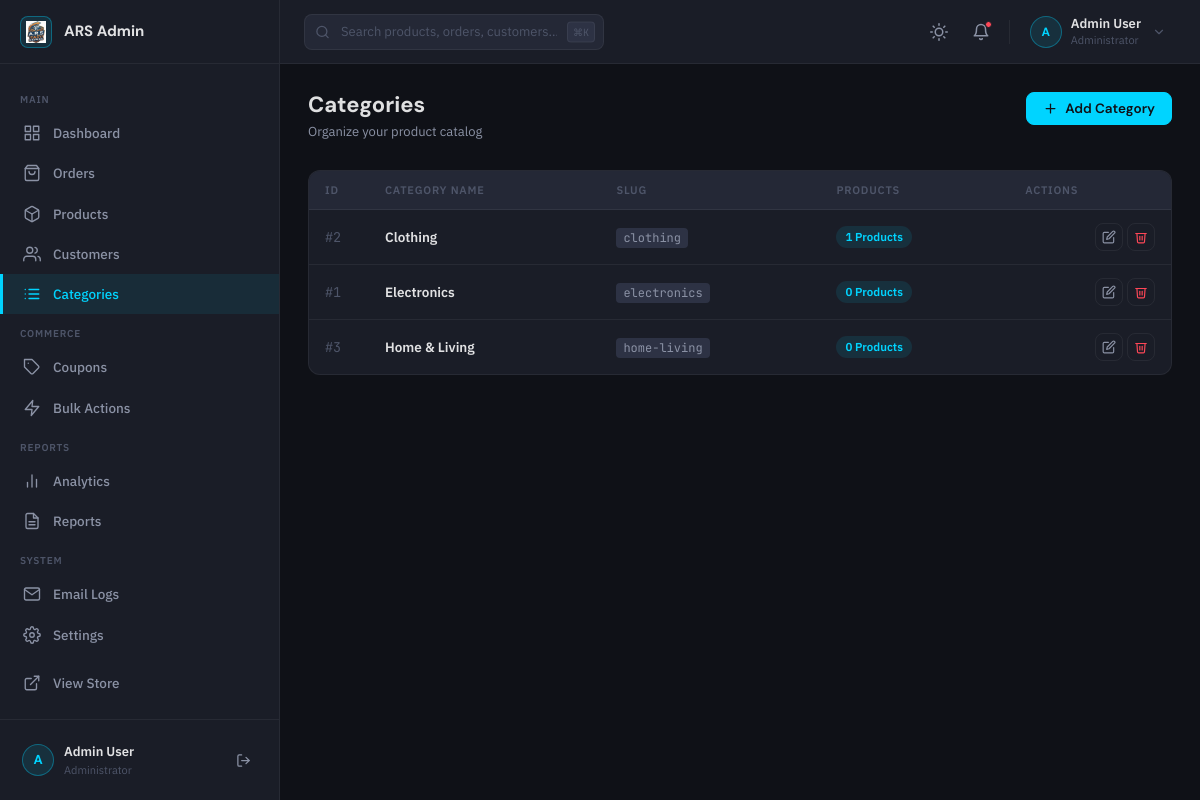
Screenshot of /admin/categories.php (signed in) with the database file from the repository.
### tables this page shows
CREATE TABLE `categories` (
  `id` int(11) NOT NULL AUTO_INCREMENT,
  `name` varchar(100) NOT NULL,
  `slug` varchar(100) NOT NULL,
  PRIMARY KEY (`id`),
  UNIQUE KEY `slug` (`slug`)
);

### admin/categories.php (the view, shortened to what this page needs)
<?php
require_once __DIR__ . '/auth_check.php';
require_once __DIR__ . '/layout-parts.php';
$stmt = $pdo->query("
    SELECT c.*, COUNT(p.id) as product_count
    FROM categories c
    LEFT JOIN products p ON c.id = p.category_id
    GROUP BY c.id
    ORDER BY c.name ASC
");
$categories = $stmt->fetchAll();
admin_header('Categories', 'categories');
?>
<div class="page-header">
    <div>
        <h1 class="page-title">Categories</h1>
        <p class="page-subtitle">Organize your product catalog</p>
    </div>
    <div class="page-actions">
        <button class="btn btn-primary" onclick="openCategoryModal()">
            <svg width="15" height="15" viewBox="0 0 24 24" fill="none" stroke="currentColor" stroke-width="2" stroke-linecap="round" stroke-linejoin="round"><line x1="12" y1="5" x2="12" y2="19"/><line x1="5" y1="12" x2="19" y2="12"/></svg>
            Add Category
        </button>
    </div>
</div>
<div class="table-wrapper">
    <div class="table-scroll">
        <table class="data-table">
            <thead>
                <tr>
                    <th style="width:60px;">ID</th>
                    <th>Category Name</th>
                    <th>Slug</th>
                    <th>Products</th>
                    <th class="col-actions">Actions</th>
                </tr>
            </thead>
            <tbody>
                <?php foreach ($categories as $cat): ?>
                <tr>
                    <td style="font-family:var(--font-mono);color:var(--text-muted);">#<?php echo $cat['id']; ?></td>
                    <td style="font-weight:600;"><?php echo htmlspecialchars($cat['name']); ?></td>
                    <td><code style="background:var(--bg-overlay);padding:2px 7px;border-radius:var(--r-sm);font-family:var(--font-mono);font-size:12px;color:var(--text-secondary);"><?php echo htmlspecialchars($cat['slug']); ?></code></td>
                    <td><span class="badge badge-info"><?php echo $cat['product_count']; ?> Products</span></td>
                    <td class="col-actions">
                        <div class="actions-cell">
                            <button class="btn btn-ghost btn-sm btn-icon" title="Edit"
                                onclick="openCategoryModal(<?php echo $cat['id']; ?>, '<?php echo addslashes($cat['name']); ?>', '<?php echo addslashes($cat['slug']); ?>')">
                                <svg viewBox="0 0 24 24" fill="none" stroke="currentColor" stroke-width="2" stroke-linecap="round" stroke-linejoin="round" style="width:14px;height:14px;"><path d="M11 4H4a2 2 0 00-2 2v14a2 2 0 002 2h14a2 2 0 002-2v-7"/><path d="M18.5 2.5a2.121 2.121 0 013 3L12 15l-4 1 1-4 9.5-9.5z"/></svg>
                            </button>
                            <form action="category-action.php" method="POST" style="display:inline;"
                                onsubmit="return confirm('Delete this category? Products will become uncategorized.')">
                                <button type="submit" class="btn btn-ghost btn-sm btn-icon" style="color:var(--danger);" title="Delete">
                                    <svg viewBox="0 0 24 24" fill="none" stroke="currentColor" stroke-width="2" stroke-linecap="round" stroke-linejoin="round" style="width:14px;height:14px;"><polyline points="3 6 5 6 21 6"/><path d="M19 6l-1 14a2 2 0 01-2 2H8a2 2 0 01-2-2L5 6"/><path d="M10 11v6"/><path d="M14 11v6"/></svg>
                                </button>
                            </form>
                        </div>
                    </td>
                </tr>
                <?php endforeach; ?>
            </tbody>
        </table>
    </div>
</div>
<?php admin_footer(); ?>

### admin/layout-parts.php (shortened to what this page needs)
<?php
function admin_header($title = 'Admin Dashboard', $active_page = 'dashboard') {
    $site_url = defined('SITE_URL') ? rtrim(SITE_URL, '/') : '';
    $user_name = $_SESSION['user_name'] ?? 'Admin';
    $initial   = strtoupper(substr($user_name, 0, 1));
    function nav_active($page, $active) {
        return $page === $active ? 'nav-item active' : 'nav-item';
    }
    ?>
<!DOCTYPE html>
<html lang="en">
<head>
    <link rel="stylesheet" href="../assets/css/admin.css">
</head>
<body class="admin">
<div class="admin-shell">
    <aside class="admin-sidebar" id="admin-sidebar">
        <div class="sidebar-brand">
            <div class="sidebar-brand-logo">
                <?php if (file_exists(__DIR__ . '/../assets/logo.jpeg')): ?>
                    <img src="../assets/logo.jpeg" alt="ARS Logo">
                <?php else: ?>
                    <svg width="16" height="16" viewBox="0 0 24 24" fill="none" stroke="#00D4FF" stroke-width="2.5" stroke-linecap="round" stroke-linejoin="round"><path d="M6 2L3 6v14a2 2 0 002 2h14a2 2 0 002-2V6l-3-4z"/><line x1="3" y1="6" x2="21" y2="6"/><path d="M16 10a4 4 0 01-8 0"/></svg>
                <?php endif; ?>
            </div>
            <span class="sidebar-brand-name">ARS Admin</span>
        </div>
        <nav class="sidebar-nav" aria-label="Admin Navigation">
            <div class="sidebar-section-label">Main</div>
            <a href="<?php echo $site_url; ?>/admin/dashboard.php" class="<?php echo nav_active('dashboard', $active_page); ?>">
                <span class="nav-item-icon"><svg viewBox="0 0 24 24" fill="none" stroke="currentColor" stroke-width="1.8" stroke-linecap="round" stroke-linejoin="round"><rect x="3" y="3" width="7" height="7"/><rect x="14" y="3" width="7" height="7"/><rect x="14" y="14" width="7" height="7"/><rect x="3" y="14" width="7" height="7"/></svg></span>
                <span class="nav-item-label">Dashboard</span>
            </a>
            <a href="<?php echo $site_url; ?>/admin/orders.php" class="<?php echo nav_active('orders', $active_page); ?>">
                <span class="nav-item-icon"><svg viewBox="0 0 24 24" fill="none" stroke="currentColor" stroke-width="1.8" stroke-linecap="round" stroke-linejoin="round"><path d="M6 2L3 6v14a2 2 0 002 2h14a2 2 0 002-2V6l-3-4z"/><line x1="3" y1="6" x2="21" y2="6"/><path d="M16 10a4 4 0 01-8 0"/></svg></span>
                <span class="nav-item-label">Orders</span>
            </a>
            <a href="<?php echo $site_url; ?>/admin/products.php" class="<?php echo nav_active('products', $active_page); ?>">
                <span class="nav-item-icon"></span>
                <span class="nav-item-label">Products</span>
            </a>
            <a href="<?php echo $site_url; ?>/admin/customers.php" class="<?php echo nav_active('customers', $active_page); ?>">
                <span class="nav-item-icon"><svg viewBox="0 0 24 24" fill="none" stroke="currentColor" stroke-width="1.8" stroke-linecap="round" stroke-linejoin="round"><path d="M17 21v-2a4 4 0 00-4-4H5a4 4 0 00-4 4v2"/><circle cx="9" cy="7" r="4"/><path d="M23 21v-2a4 4 0 00-3-3.87"/><path d="M16 3.13a4 4 0 010 7.75"/></svg></span>
                <span class="nav-item-label">Customers</span>
            </a>
            <a href="<?php echo $site_url; ?>/admin/categories.php" class="<?php echo nav_active('categories', $active_page); ?>">
                <span class="nav-item-icon"></span>
                <span class="nav-item-label">Categories</span>
            </a>
            <div class="sidebar-section-label">Commerce</div>
            <a href="<?php echo $site_url; ?>/admin/coupons.php" class="<?php echo nav_active('coupons', $active_page); ?>">
                <span class="nav-item-icon"><svg viewBox="0 0 24 24" fill="none" stroke="currentColor" stroke-width="1.8" stroke-linecap="round" stroke-linejoin="round"><path d="M20.59 13.41l-7.17 7.17a2 2 0 01-2.83 0L2 12V2h10l8.59 8.59a2 2 0 010 2.82z"/><line x1="7" y1="7" x2="7.01" y2="7"/></svg></span>
                <span class="nav-item-label">Coupons</span>
            </a>
            <a href="<?php echo $site_url; ?>/admin/bulk-actions.php" class="<?php echo nav_active('bulk-actions', $active_page); ?>">
                <span class="nav-item-icon"><svg viewBox="0 0 24 24" fill="none" stroke="currentColor" stroke-width="1.8" stroke-linecap="round" stroke-linejoin="round"><polygon points="13 2 3 14 12 14 11 22 21 10 12 10 13 2"/></svg></span>
                <span class="nav-item-label">Bulk Actions</span>
            </a>
            <div class="sidebar-section-label">Reports</div>
            <a href="<?php echo $site_url; ?>/admin/analytics.php" class="<?php echo nav_active('analytics', $active_page); ?>">
                <span class="nav-item-icon"><svg viewBox="0 0 24 24" fill="none" stroke="currentColor" stroke-width="1.8" stroke-linecap="round" stroke-linejoin="round"><line x1="18" y1="20" x2="18" y2="10"/><line x1="12" y1="20" x2="12" y2="4"/><line x1="6" y1="20" x2="6" y2="14"/></svg></span>
                <span class="nav-item-label">Analytics</span>
            </a>
            <a href="<?php echo $site_url; ?>/admin/reports.php" class="<?php echo nav_active('reports', $active_page); ?>">
                <span class="nav-item-icon"><svg viewBox="0 0 24 24" fill="none" stroke="currentColor" stroke-width="1.8" stroke-linecap="round" stroke-linejoin="round"><path d="M14 2H6a2 2 0 00-2 2v16a2 2 0 002 2h12a2 2 0 002-2V8z"/><polyline points="14 2 14 8 20 8"/><line x1="16" y1="13" x2="8" y2="13"/><line x1="16" y1="17" x2="8" y2="17"/></svg></span>
                <span class="nav-item-label">Reports</span>
            </a>
            <div class="sidebar-section-label">System</div>
            <a href="<?php echo $site_url; ?>/admin/email-logs.php" class="<?php echo nav_active('email-logs', $active_page); ?>">
                <span class="nav-item-icon"><svg viewBox="0 0 24 24" fill="none" stroke="currentColor" stroke-width="1.8" stroke-linecap="round" stroke-linejoin="round"><path d="M4 4h16c1.1 0 2 .9 2 2v12c0 1.1-.9 2-2 2H4c-1.1 0-2-.9-2-2V6c0-1.1.9-2 2-2z"/><polyline points="22,6 12,13 2,6"/></svg></span>
                <span class="nav-item-label">Email Logs</span>
            </a>
            <a href="<?php echo $site_url; ?>/admin/settings.php" class="<?php echo nav_active('settings', $active_page); ?>">
                <span class="nav-item-icon"></span>
                <span class="nav-item-label">Settings</span>
            </a>
            <a href="<?php echo $site_url; ?>/index.php" target="_blank" class="nav-item" style="margin-top:8px;">
                <span class="nav-item-icon"><svg viewBox="0 0 24 24" fill="none" stroke="currentColor" stroke-width="1.8" stroke-linecap="round" stroke-linejoin="round"><path d="M18 13v6a2 2 0 01-2 2H5a2 2 0 01-2-2V8a2 2 0 012-2h6"/><polyline points="15 3 21 3 21 9"/><line x1="10" y1="14" x2="21" y2="3"/></svg></span>
                <span class="nav-item-label">View Store</span>
            </a>
        </nav>
        <div class="sidebar-footer">
            <div class="sidebar-user">
                <div class="sidebar-avatar"><?php echo $initial; ?></div>
                <div class="sidebar-user-info">
                    <div class="sidebar-user-name"><?php echo htmlspecialchars($user_name); ?></div>
                    <div class="sidebar-user-role">Administrator</div>
                </div>
                <a href="<?php echo $site_url; ?>/auth/logout.php" class="sidebar-logout" title="Logout">
                    <svg width="15" height="15" viewBox="0 0 24 24" fill="none" stroke="currentColor" stroke-width="2" stroke-linecap="round" stroke-linejoin="round"><path d="M9 21H5a2 2 0 01-2-2V5a2 2 0 012-2h4"/><polyline points="16 17 21 12 16 7"/><line x1="21" y1="12" x2="9" y2="12"/></svg>
                </a>
            </div>
        </div>
    </aside>
    <div class="admin-main-wrapper">
        <header class="admin-topbar">
            <div class="topbar-left">
                <div class="topbar-search">
                    <input type="text" placeholder="Search products, orders, customers…" aria-label="Global search">
                    <span class="topbar-shortcut">⌘K</span>
                </div>
            </div>
            <div class="topbar-right">
                <button class="topbar-btn" id="theme-toggle" title="Switch to light mode" aria-label="Toggle theme">
                </button>
                <button class="topbar-btn" title="Notifications" aria-label="Notifications">
                    <svg width="18" height="18" viewBox="0 0 24 24" fill="none" stroke="currentColor" stroke-width="2" stroke-linecap="round" stroke-linejoin="round"><path d="M18 8A6 6 0 006 8c0 7-3 9-3 9h18s-3-2-3-9"/><path d="M13.73 21a2 2 0 01-3.46 0"/></svg>
                    <span class="topbar-notif-dot"></span>
                </button>
                <div class="topbar-user" id="user-dropdown-trigger" aria-haspopup="true" aria-expanded="false">
                    <div class="topbar-avatar"><?php echo $initial; ?></div>
                    <div class="topbar-user-info">
                        <div class="topbar-user-name"><?php echo htmlspecialchars($user_name); ?></div>
                        <div class="topbar-user-role">Administrator</div>
                    </div>
                    <svg width="14" height="14" viewBox="0 0 24 24" fill="none" stroke="currentColor" stroke-width="2" stroke-linecap="round" stroke-linejoin="round" style="color:var(--text-muted);margin-left:2px;"><polyline points="6 9 12 15 18 9"/></svg>
                </div>
            </div>
        </header>
        <div class="admin-topbar-spacer"></div>
        <main class="admin-main">
<?php
}
function admin_footer() {
    ?>
        </main>
    </div>
</div>
</body>
</html>
<?php
}

### rows the page displays
categories: id "2", name "Clothing", slug "clothing", product_count "1"
categories: id "1", name "Electronics", slug "electronics", product_count "0"
categories: id "3", name "Home & Living", slug "home-living", product_count "0"

### other values shown
$initial "A"
$user_name "Admin User"
